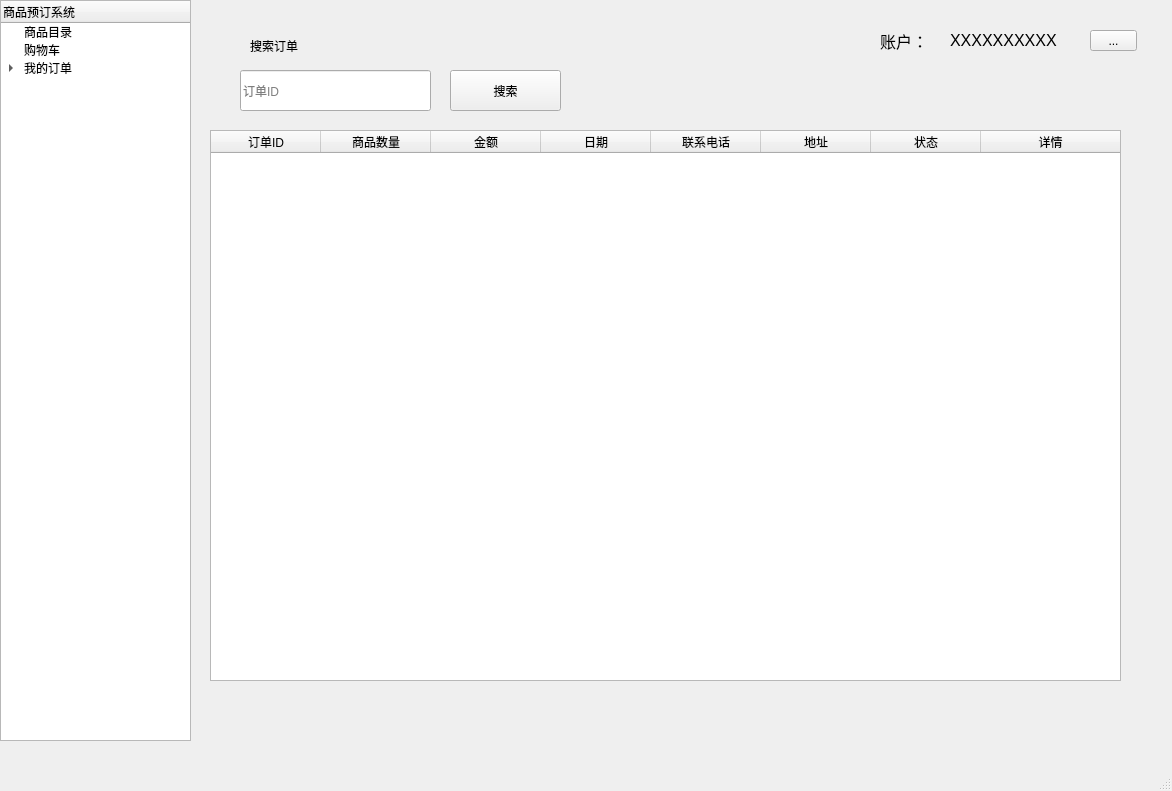
<?xml version="1.0" encoding="UTF-8"?>
<ui version="4.0">
 <class>MainWindow</class>
 <widget class="QMainWindow" name="MainWindow">
  <property name="geometry">
   <rect>
    <x>0</x>
    <y>0</y>
    <width>1172</width>
    <height>791</height>
   </rect>
  </property>
  <property name="windowTitle">
   <string>Customer</string>
  </property>
  <property name="unifiedTitleAndToolBarOnMac">
   <bool>false</bool>
  </property>
  <widget class="QWidget" name="centralwidget">
   <widget class="QTreeWidget" name="treeWidget">
    <property name="geometry">
     <rect>
      <x>0</x>
      <y>0</y>
      <width>191</width>
      <height>741</height>
     </rect>
    </property>
    <column>
     <property name="text">
      <string>商品预订系统</string>
     </property>
    </column>
    <item>
     <property name="text">
      <string>商品目录</string>
     </property>
    </item>
    <item>
     <property name="text">
      <string>购物车</string>
     </property>
    </item>
    <item>
     <property name="text">
      <string>我的订单</string>
     </property>
     <item>
      <property name="text">
       <string>已付款</string>
      </property>
     </item>
     <item>
      <property name="text">
       <string>已发货</string>
      </property>
     </item>
     <item>
      <property name="text">
       <string>已签收</string>
      </property>
     </item>
     <item>
      <property name="text">
       <string>退货申请</string>
      </property>
     </item>
     <item>
      <property name="text">
       <string>退货中</string>
      </property>
     </item>
     <item>
      <property name="text">
       <string>已退货</string>
      </property>
     </item>
     <item>
      <property name="text">
       <string>已取消</string>
      </property>
     </item>
    </item>
   </widget>
   <widget class="QStackedWidget" name="stackedWidget">
    <property name="geometry">
     <rect>
      <x>200</x>
      <y>10</y>
      <width>951</width>
      <height>731</height>
     </rect>
    </property>
    <property name="currentIndex">
     <number>2</number>
    </property>
    <widget class="QWidget" name="page">
     <widget class="QTableWidget" name="good_table">
      <property name="geometry">
       <rect>
        <x>10</x>
        <y>120</y>
        <width>911</width>
        <height>551</height>
       </rect>
      </property>
      <attribute name="horizontalHeaderDefaultSectionSize">
       <number>290</number>
      </attribute>
      <attribute name="horizontalHeaderStretchLastSection">
       <bool>true</bool>
      </attribute>
      <column>
       <property name="text">
        <string>商品名称</string>
       </property>
      </column>
      <column>
       <property name="text">
        <string>价格</string>
       </property>
      </column>
      <column>
       <property name="text">
        <string>购买</string>
       </property>
      </column>
     </widget>
     <widget class="QLineEdit" name="lineEdit_good">
      <property name="geometry">
       <rect>
        <x>40</x>
        <y>60</y>
        <width>191</width>
        <height>41</height>
       </rect>
      </property>
      <property name="placeholderText">
       <string>商品名称</string>
      </property>
     </widget>
     <widget class="QPushButton" name="pushButton_good">
      <property name="geometry">
       <rect>
        <x>250</x>
        <y>60</y>
        <width>111</width>
        <height>41</height>
       </rect>
      </property>
      <property name="text">
       <string>搜索</string>
      </property>
     </widget>
     <widget class="QLabel" name="label">
      <property name="geometry">
       <rect>
        <x>50</x>
        <y>20</y>
        <width>101</width>
        <height>31</height>
       </rect>
      </property>
      <property name="text">
       <string>搜索商品名称</string>
      </property>
     </widget>
    </widget>
    <widget class="QWidget" name="page_2">
     <widget class="QTableWidget" name="shop_table">
      <property name="geometry">
       <rect>
        <x>10</x>
        <y>40</y>
        <width>911</width>
        <height>551</height>
       </rect>
      </property>
      <attribute name="horizontalHeaderDefaultSectionSize">
       <number>205</number>
      </attribute>
      <attribute name="horizontalHeaderStretchLastSection">
       <bool>true</bool>
      </attribute>
      <column>
       <property name="text">
        <string>商品</string>
       </property>
      </column>
      <column>
       <property name="text">
        <string>数量</string>
       </property>
      </column>
      <column>
       <property name="text">
        <string>价格</string>
       </property>
      </column>
      <column>
       <property name="text">
        <string>删除</string>
       </property>
      </column>
     </widget>
     <widget class="QPushButton" name="pushButton_pay">
      <property name="geometry">
       <rect>
        <x>790</x>
        <y>610</y>
        <width>111</width>
        <height>41</height>
       </rect>
      </property>
      <property name="text">
       <string>去支付</string>
      </property>
     </widget>
     <widget class="QLabel" name="label_cost">
      <property name="geometry">
       <rect>
        <x>670</x>
        <y>620</y>
        <width>81</width>
        <height>31</height>
       </rect>
      </property>
      <property name="font">
       <font>
        <family>Baskerville Old Face</family>
        <pointsize>15</pointsize>
        <weight>50</weight>
        <bold>false</bold>
       </font>
      </property>
      <property name="text">
       <string/>
      </property>
      <property name="textFormat">
       <enum>Qt::AutoText</enum>
      </property>
      <property name="alignment">
       <set>Qt::AlignCenter</set>
      </property>
     </widget>
     <widget class="QLabel" name="label_cost_2">
      <property name="geometry">
       <rect>
        <x>540</x>
        <y>620</y>
        <width>131</width>
        <height>31</height>
       </rect>
      </property>
      <property name="font">
       <font>
        <family>Baskerville Old Face</family>
        <pointsize>15</pointsize>
        <weight>50</weight>
        <bold>false</bold>
       </font>
      </property>
      <property name="text">
       <string>总计：</string>
      </property>
      <property name="textFormat">
       <enum>Qt::AutoText</enum>
      </property>
      <property name="alignment">
       <set>Qt::AlignCenter</set>
      </property>
     </widget>
    </widget>
    <widget class="QWidget" name="page_3">
     <widget class="QTableWidget" name="reserve_table">
      <property name="geometry">
       <rect>
        <x>10</x>
        <y>120</y>
        <width>911</width>
        <height>551</height>
       </rect>
      </property>
      <attribute name="horizontalHeaderDefaultSectionSize">
       <number>110</number>
      </attribute>
      <attribute name="horizontalHeaderStretchLastSection">
       <bool>true</bool>
      </attribute>
      <column>
       <property name="text">
        <string>订单ID</string>
       </property>
      </column>
      <column>
       <property name="text">
        <string>商品数量</string>
       </property>
      </column>
      <column>
       <property name="text">
        <string>金额</string>
       </property>
      </column>
      <column>
       <property name="text">
        <string>日期</string>
       </property>
      </column>
      <column>
       <property name="text">
        <string>联系电话</string>
       </property>
      </column>
      <column>
       <property name="text">
        <string>地址</string>
       </property>
      </column>
      <column>
       <property name="text">
        <string>状态</string>
       </property>
      </column>
      <column>
       <property name="text">
        <string>详情</string>
       </property>
      </column>
     </widget>
     <widget class="QLabel" name="label_2">
      <property name="geometry">
       <rect>
        <x>680</x>
        <y>10</y>
        <width>71</width>
        <height>41</height>
       </rect>
      </property>
      <property name="font">
       <font>
        <family>Arial</family>
        <pointsize>12</pointsize>
       </font>
      </property>
      <property name="text">
       <string>账户：</string>
      </property>
     </widget>
     <widget class="QLabel" name="id_label">
      <property name="geometry">
       <rect>
        <x>750</x>
        <y>10</y>
        <width>131</width>
        <height>41</height>
       </rect>
      </property>
      <property name="font">
       <font>
        <family>Arial</family>
        <pointsize>12</pointsize>
       </font>
      </property>
      <property name="text">
       <string>XXXXXXXXXX</string>
      </property>
     </widget>
     <widget class="QLineEdit" name="lineEdit_myr">
      <property name="geometry">
       <rect>
        <x>40</x>
        <y>60</y>
        <width>191</width>
        <height>41</height>
       </rect>
      </property>
      <property name="placeholderText">
       <string>订单ID</string>
      </property>
     </widget>
     <widget class="QPushButton" name="pushButton_myr">
      <property name="geometry">
       <rect>
        <x>250</x>
        <y>60</y>
        <width>111</width>
        <height>41</height>
       </rect>
      </property>
      <property name="text">
       <string>搜索</string>
      </property>
     </widget>
     <widget class="QLabel" name="label_3">
      <property name="geometry">
       <rect>
        <x>50</x>
        <y>20</y>
        <width>101</width>
        <height>31</height>
       </rect>
      </property>
      <property name="text">
       <string>搜索订单</string>
      </property>
     </widget>
     <widget class="QToolButton" name="toolButton">
      <property name="geometry">
       <rect>
        <x>890</x>
        <y>20</y>
        <width>47</width>
        <height>21</height>
       </rect>
      </property>
      <property name="text">
       <string>...</string>
      </property>
     </widget>
    </widget>
   </widget>
  </widget>
  <widget class="QMenuBar" name="menubar">
   <property name="geometry">
    <rect>
     <x>0</x>
     <y>0</y>
     <width>1172</width>
     <height>26</height>
    </rect>
   </property>
  </widget>
  <widget class="QStatusBar" name="statusbar"/>
 </widget>
 <resources/>
 <connections/>
</ui>
